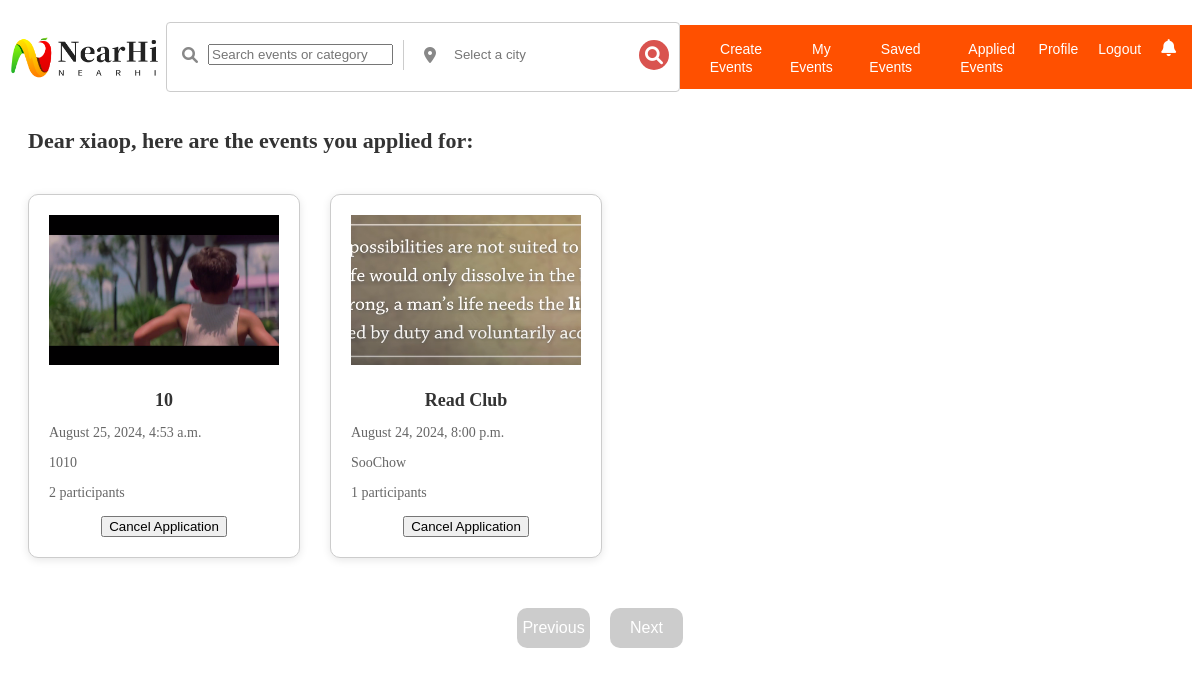
The page /upcoming/ (signed in) on the database as committed earlier.
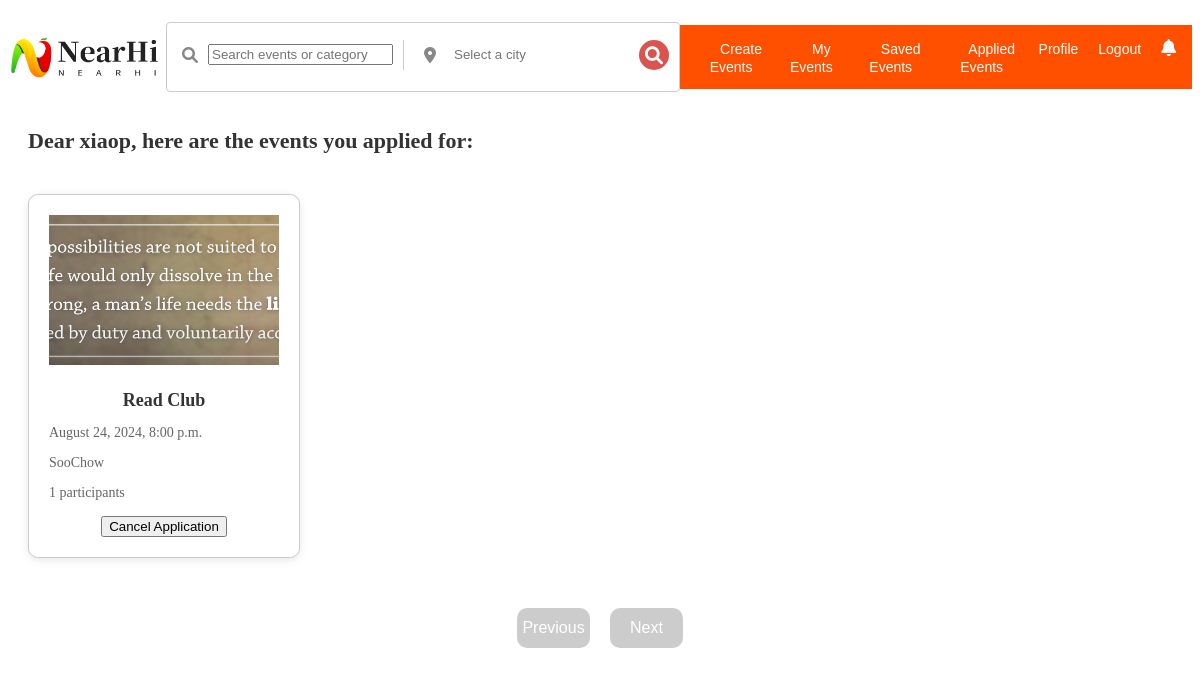
The same page on the database as committed later.
### myapp/models.py (models this page shows, shortened)
class Event(models.Model):
    CATEGORY_CHOICES = [
        ('game', 'Game'),
        ('performance', 'Performance'),
        ('nature', 'Nature'),
        ('pet', 'Pet'),
        ('gourmet', 'Gourmet'),
        ('reading', 'Reading'),
        ('music', 'Music'),
    ]
    category = models.CharField(max_length=20, choices=CATEGORY_CHOICES)
    title = models.CharField(max_length=100)
    description = models.TextField(max_length=800)
    event_time = models.DateTimeField()
    location = models.CharField(max_length=255)
    image = models.ImageField(upload_to='event_images')
    created_by = models.ForeignKey(settings.AUTH_USER_MODEL, on_delete=models.CASCADE)
    created_at = models.DateTimeField(auto_now_add=True)
    fee = models.DecimalField(max_digits=8, decimal_places=2, default=0.00)
    max_participants = models.PositiveIntegerField(default=1)
    current_participants = models.PositiveIntegerField(default=0, editable=False)
    def get_absolute_url(self):
        return reverse("event_detail", kwargs={"pk": self.pk})

### myapp/views.py (the view)
# urls.py: path('upcoming/', views.upcoming_events, name='upcoming_events'),
@login_required(login_url='login')
def upcoming_events(request):
    page_obj = paginate_events(request, request.user.upcoming_events.all().order_by('-created_at'))
    return render(request, 'myapp/upcoming_events.html', {'page_obj': page_obj})

### myapp/views.py (called while the page is built)
def paginate_events(request, events_list, per_page=8):
    paginator = Paginator(events_list, per_page)
    page_number = request.GET.get('page')
    try:
        page_obj = paginator.get_page(page_number)
    except PageNotAnInteger:
        page_obj = paginator.page(1)  # if page not integer，show page 1
    except EmptyPage:
        page_obj = paginator.page(paginator.num_pages)  # if page out of range, show the last page
    return page_obj

### myapp/templates/myapp/upcoming_events.html (shortened to what this page needs)
{% extends 'base_layout.html' %}
{% load static %}
{% block content %}
<p class="greeting-message">Dear {{ request.user.username }}, here are the events you applied for:</p>
{% block event_list %}
<div id="event-list-section" class="event-list">
    {% for event in page_obj %}
    <div class="event-card" id="event-card-{{ event.id }}">
        <a href="{{ event.get_absolute_url }}">
            <img src="{{ event.image.url }}" alt="{{ event.title }}">
            <h3>{{ event.title }}</h3>
            <div class="desc">
                <p>{{ event.event_time|date:"F j, Y, g:i a" }}</p>
                <p>{{ event.location }}</p>
                <p>{{ event.current_participants }} participants</p>
            </div>
        </a>
        <div class="event-actions">
            <button class="action-btn" data-action-type="cancel-application" data-event-id="{{ event.id }}">Cancel Application</button>
        </div>
    </div>
    {% endfor %}
</div>
{% endblock event_list %}
{% block pagination %}
{{ block.super }}
{% endblock pagination %}
{% endblock content %}

Rows that differ between the two databases and show on the page:
no longer on this page (row edited): Event: image (picture), title "10", event_time "August 25, 2024, 4:53 a.m.", location "1010", current_participants "2"
